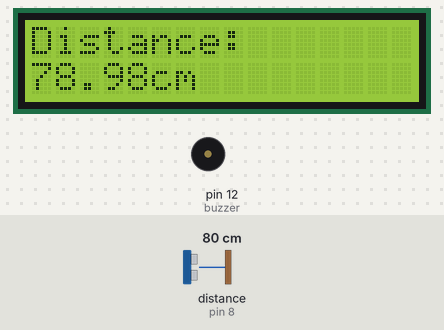
The sketch below on a simulated Arduino Uno, built with avr-gcc and run on an emulated ATmega328P. Shown: 16×2 character LCD, buzzer (waves = sounding, pin HIGH). Wiring (inferred from the names in the program): ultrasonic range finder: trigger pin 9; echo pin 8. Inputs (shaded band) come from the test bench; at power-on: distance to the obstacle (sensor on pin 8) 80 cm. The echo pulse lasts 58.3 µs per cm; pins used as bus, display or sensor lines are not drawn.

Above: at 1.2 s.
1.3 s: distance to the obstacle (sensor on pin 8) set to 55 cm
At 1.9 s:
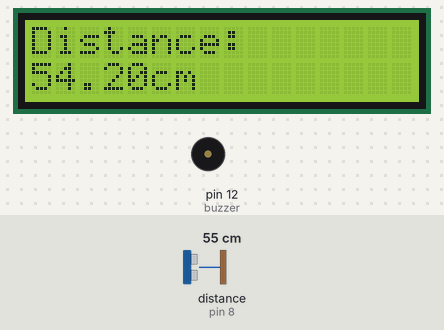
2.8 s: distance to the obstacle (sensor on pin 8) set to 45 cm
At 3.7 s:
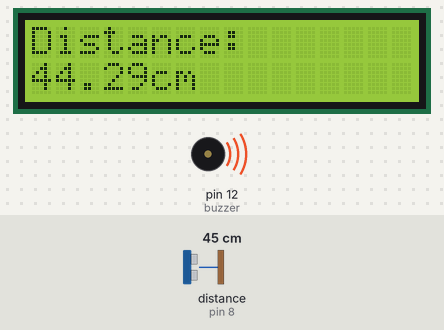
5.8 s: distance to the obstacle (sensor on pin 8) set to 40 cm
At 8.2 s:
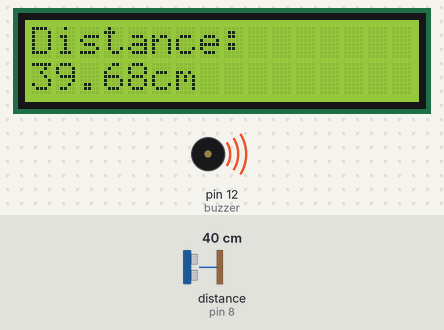
8.5 s: distance to the obstacle (sensor on pin 8) set to 31 cm
At 11.7 s:
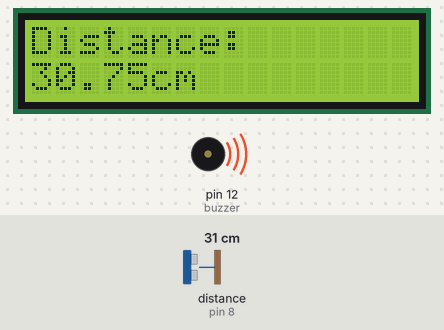
Timing chart, 0 to 12.5 s (numbered marks = the images above; inputs shaded):
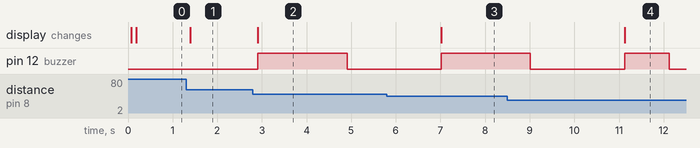

The sketch:

1-LCD-Ultrasonic-Project.ino
```cpp
/*
LCD-Ultrasonic-Project
This program will read the distance from an ultrasonic sensor
in "cm" and will print out the distance to the LCD screen.
Additionally, it will use a buzzer to warn the user if there
are any obstacles near as follows:
1) If the distance<=50, buzz for 2 seconds.
2) If the distance<=35, buzz for 1 second.
3) If the distance<=20, buzz for 0.25 seconds.

Pin-Layout for LCD:
LCD RS pin to digital pin 2

LCD Enable pin to digital pin 3

LCD D4 pin to digital pin 4

LCD D5 pin to digital pin 5

LCD D6 pin to digital pin 6

LCD D7 pin to digital pin 7

LCD R/W pin to GND

LCD GND pin to GND

LCD VCC pin to 5V

LCD LED+ to 5V through a 220 ohm resistor

LCD LED- to GND
Additionally, wire a 10k potentiometer to +5V and GND,
with it's wiper (output) to LCD screen's VO pin.
*/


//Include the LCD LIBRARY
#include <LiquidCrystal.h>

/*
Make an object called "lcd" of class LiquidCrystal and set its parameters according to the following:
LiquidCrystal lcd(Register Select, Enable, D4, D5, D6, D7);
*/
LiquidCrystal lcd(2,3,4,5,6,7);

//Ultrasonic Sensor Setup pins and variables
const int trig=9; //Set trig pin on ultrasonic-sensor to pin 9.
const int echo=8; //Set echo pin on ultrasonic-sensor to pin 8.
float distance; //Initialize a global variable "distance"

//Set buzzer to pin 12.
const int buzzer=12;

void setup()
{
  /*
  Initialize the lcd object, the (16,2) refers to
  the 16x2 LCD that we are using.
  Note:
  16 is the number of columns available in the LCD.
  2 is the number of rows available in the LCD.
  */
  lcd.begin(16,2);
  pinMode(trig, OUTPUT);//Set trig pin to OUTPUT.
  pinMode(echo, INPUT);//Set echo pin to INPUT.
  pinMode(buzzer, OUTPUT);//Set buzzer pin to OUTPUT.
}

void loop()
{
  distance = get_distance(); //Get the distance
  lcd.clear();//Clear the LCD screen
  //Print the distance to the screen
  lcd.setCursor(0,0);//Set cursor on first column first row(starts at index 0)
  lcd.print("Distance:");
  lcd.setCursor(0,1);//Set cursor on first column second row
  lcd.print(String(distance)+"cm");
  //Check for any near obstacles
  if(distance<=20){buzz(250);}
  else if(distance<=35){buzz(1000);}
  else if(distance<=50){buzz(2000);}
  delay(100);
}

/*
This function calculates the distance using the ultrasonic sensor.
We initialize this function as a float since it will return a float.
*/
float get_distance(){
  long duration; //initialize a local variable "duration".
  //Make sure that trigger is OFF for a short period.
  digitalWrite(trig, LOW);
  delayMicroseconds(2);
  //Set trigger to HIGH and send a 10 microsecond pulse.
  digitalWrite(trig, HIGH);
  delayMicroseconds(10);
  digitalWrite(trig, LOW);//Turn trigger OFF.
  //Get the duration of echo being in a HIGH state in microseconds.
  duration = pulseIn(echo,HIGH);
  /*
  Calculate the distance where 0.034cm/microseconds
  -is the sound velocity, and return the answer.
  */
  return (duration*0.034)/2;

}

/*
This function will control the buzzer,
it takes a parameter t which stands for time.
*/
void buzz(int t){
  digitalWrite(buzzer, HIGH);//Turn buzzer ON
  delay(t); //Wait for time t in milliseconds
  digitalWrite(buzzer, LOW); //Turn buzzer OFF
  delay(t);//Wait for time t in milliseconds
}
```

Measured:
- the behaviour switches between 51 and 50 cm on distance to the obstacle (sensor on pin 8) (found by bisection; images 1 and 2)
- after the input at 1.3 s, the display: changes after 0.09 s (image 1)
- after the input at 2.8 s, pin 12 (buzzer): LOW → HIGH after 0.11 s, → LOW 2.0 s later; the display: changes after 0.11 s (image 2)
- after the input at 5.8 s, the display: changes after 1.2 s (image 3)
- after the input at 8.5 s, the display: changes after 2.6 s (image 4)
